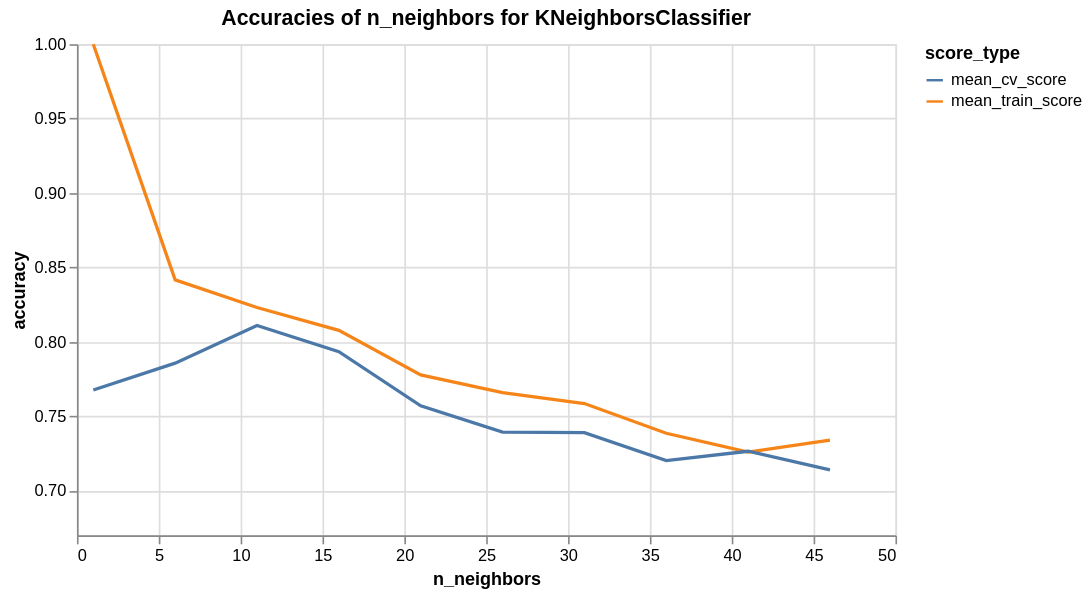

Describe this chart as a Vega-Lite specification.
### Vega-Lite specification from a JSON file in a GitHub repository (floating-point values rounded to 4 significant figures)
{"config": {"view": {"continuousWidth": 400, "continuousHeight": 300}}, "data": {"name": "data-0a30ebbeafb719cb7f4a23a7432da33a"}, "mark": "line", "encoding": {"color": {"type": "nominal", "field": "score_type"}, "x": {"type": "quantitative", "field": "n_neighbors"}, "y": {"type": "quantitative", "field": "accuracy", "scale": {"domain": [0.67, 1.0]}}}, "height": 300, "title": "Accuracies of n_neighbors for KNeighborsClassifier", "width": 500, "$schema": "https://vega.github.io/schema/vega-lite/v5.json", "datasets": {"data-0a30ebbeafb719cb7f4a23a7432da33a": [{"n_neighbors": 1, "score_type": "mean_train_score", "accuracy": 1.0}, {"n_neighbors": 6, "score_type": "mean_train_score", "accuracy": 0.8417}, {"n_neighbors": 11, "score_type": "mean_train_score", "accuracy": 0.8231}, {"n_neighbors": 16, "score_type": "mean_train_score", "accuracy": 0.8077}, {"n_neighbors": 21, "score_type": "mean_train_score", "accuracy": 0.7778}, {"n_neighbors": 26, "score_type": "mean_train_score", "accuracy": 0.7659}, {"n_neighbors": 31, "score_type": "mean_train_score", "accuracy": 0.7585}, {"n_neighbors": 36, "score_type": "mean_train_score", "accuracy": 0.7386}, {"n_neighbors": 41, "score_type": "mean_train_score", "accuracy": 0.7259}, {"n_neighbors": 46, "score_type": "mean_train_score", "accuracy": 0.7339}, {"n_neighbors": 1, "score_type": "mean_cv_score", "accuracy": 0.7676}, {"n_neighbors": 6, "score_type": "mean_cv_score", "accuracy": 0.7857}, {"n_neighbors": 11, "score_type": "mean_cv_score", "accuracy": 0.811}, {"n_neighbors": 16, "score_type": "mean_cv_score", "accuracy": 0.7934}, {"n_neighbors": 21, "score_type": "mean_cv_score", "accuracy": 0.757}, {"n_neighbors": 26, "score_type": "mean_cv_score", "accuracy": 0.7393}, {"n_neighbors": 31, "score_type": "mean_cv_score", "accuracy": 0.739}, {"n_neighbors": 36, "score_type": "mean_cv_score", "accuracy": 0.7202}, {"n_neighbors": 41, "score_type": "mean_cv_score", "accuracy": 0.7265}, {"n_neighbors": 46, "score_type": "mean_cv_score", "accuracy": 0.714}]}}
